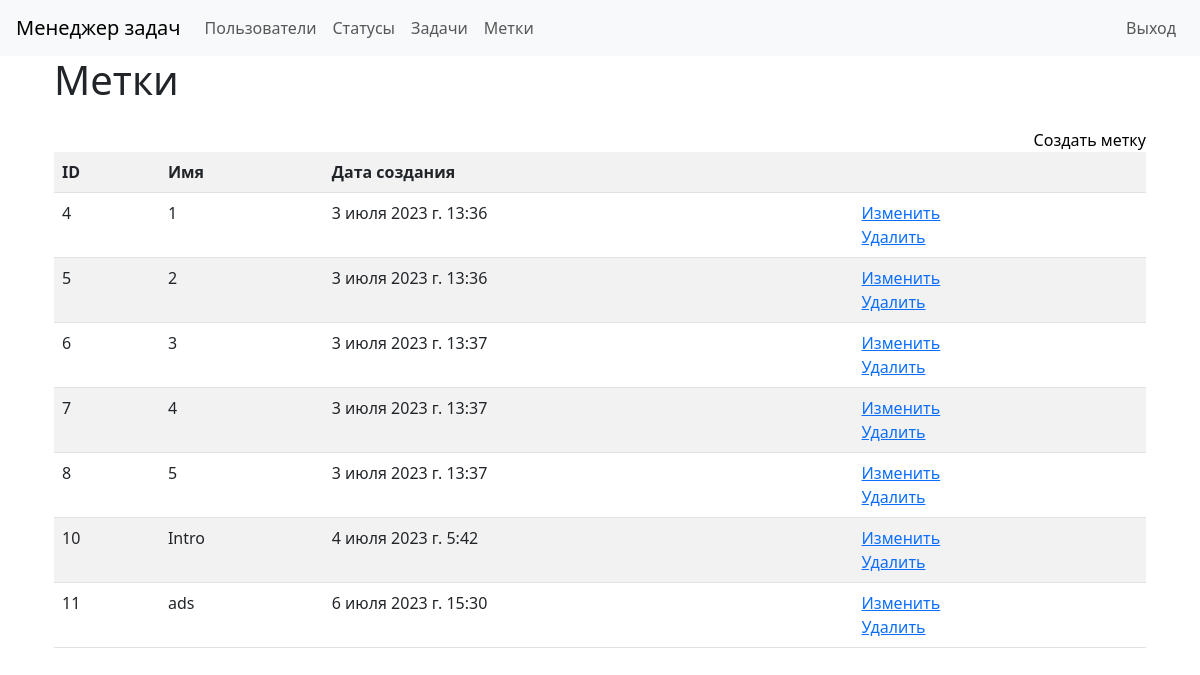
Before: /labels/ (signed in) with the older database file.
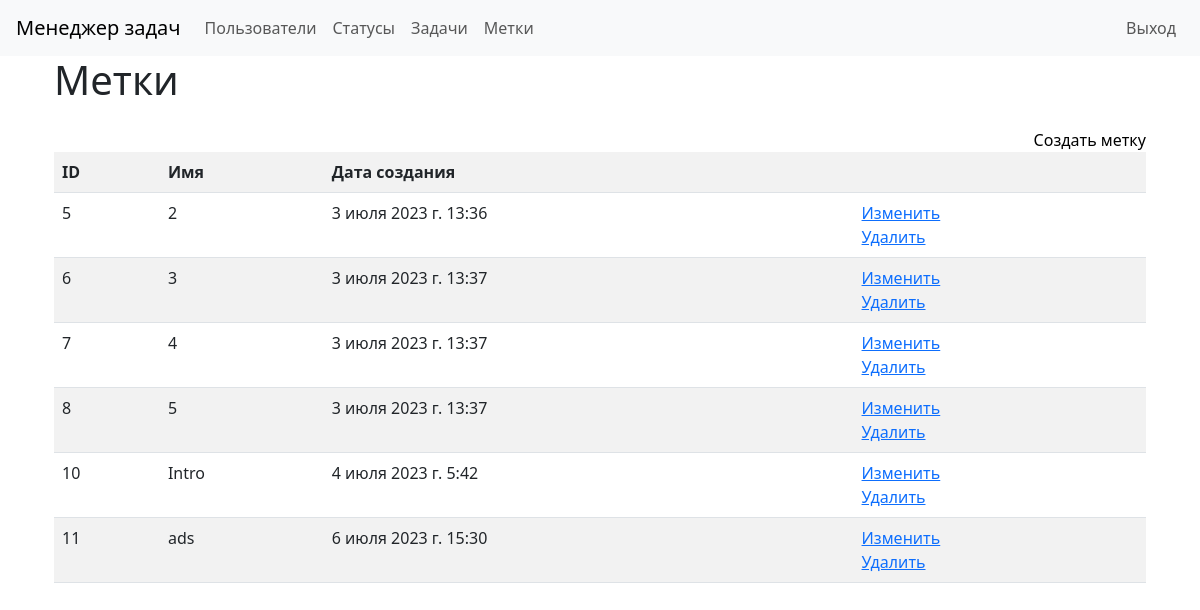
After: the same page with the newer database file.
### task_manager/labels/models.py (models this page shows)
class LabelModel(models.Model):
    name = models.CharField(max_length=100)
    timestamp = models.DateTimeField(auto_now_add=True)
    def __str__(self):
        return self.name

### task_manager/labels/views.py (the view)
# urls.py: path('', views.LabelView.as_view(), name='label_list'),
class LabelView(AppLoginMixin, ListView):
    template_name = 'labels/labels.html'
    model = LabelModel

### task_manager/labels/templates/labels/labels.html
{% extends "base.html" %}
{% load i18n %}
{% block main %}
<div class="container wrapper flex-grow-1">
    <h1 class="mb-4">{% trans "Labels" %}</h1>
    <a class="d-flex justify-content-end text-black text-decoration-none" href="{% url 'create_label' %}">{% trans "Create label" %}</a>
    <table class="table table-striped">
        <tr>
            <th>ID</th>
            <th>{% trans "Name" %}</th>
            <th>{% trans "Create at" %}</th>
            <th></th>
        </tr>
        {% for label in object_list %}
        <tr>
            <td>{{ label.id }}</td>
            <td>{{ label }}</td>
            <td>{{ label.timestamp }}</td>
            <td><a href="{% url 'update_label' pk=label.id %}">{% trans 'Update' %}</a><br>
                <a href="{% url 'delete_label' pk=label.id %}">{% trans "Delete" %}</a></td>
        </tr>
        {% endfor %}
    </table>
</div>
{% endblock %}

Changed rows visible on the page:
removed LabelModel: id "4", name "1", timestamp "3 июля 2023 г. 13:36"
